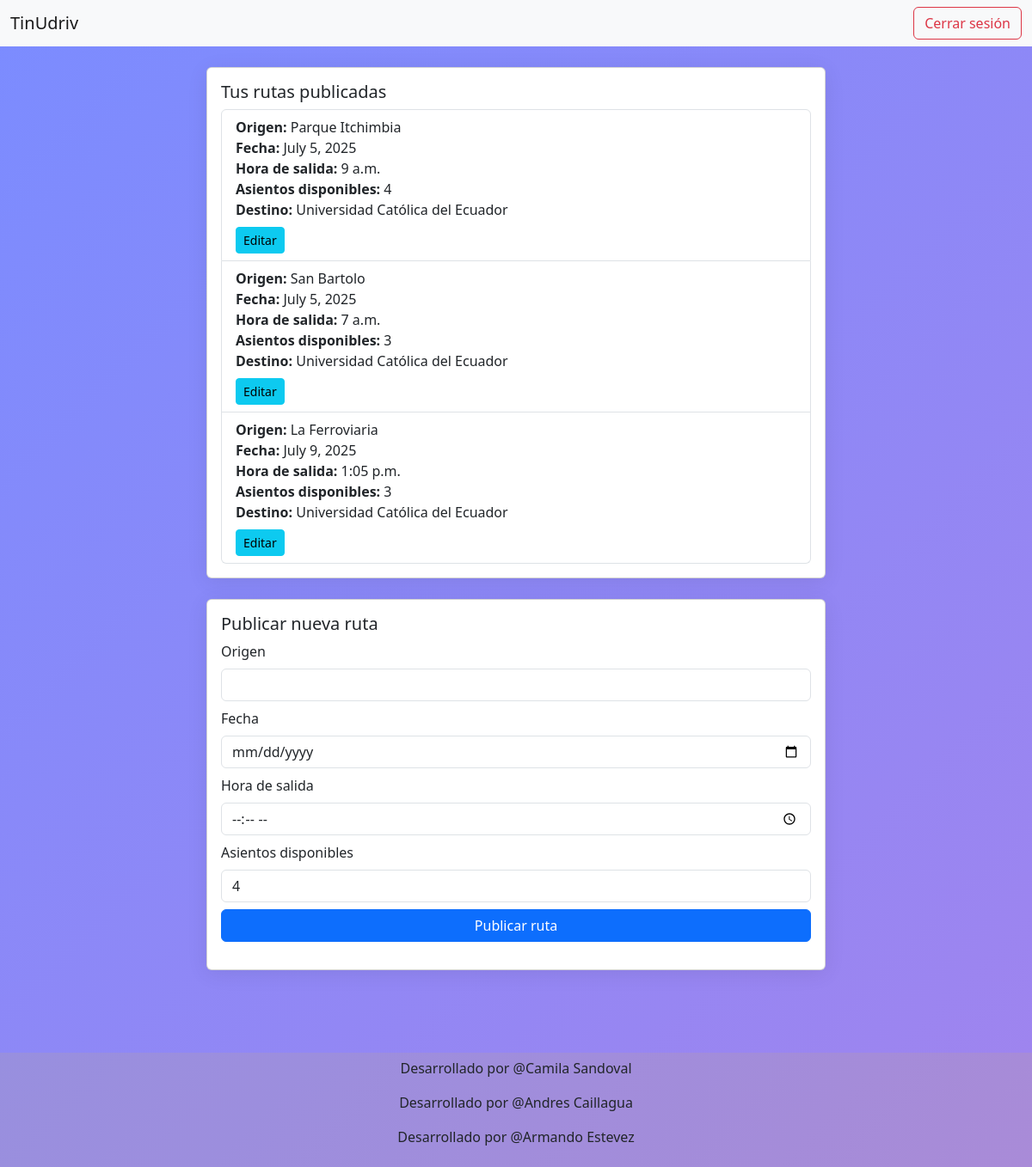
Before: /panel/ (signed in) with the older database file.
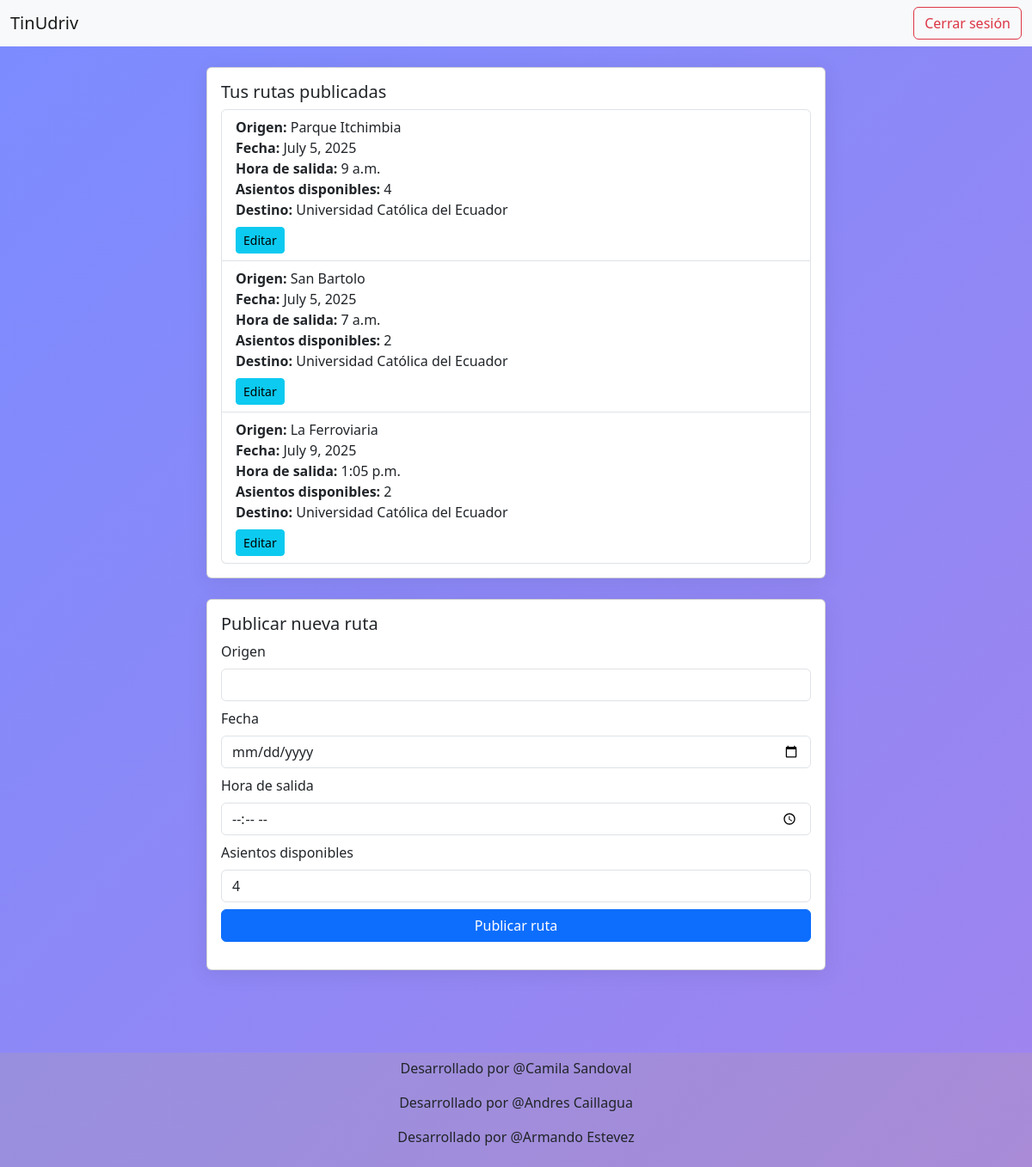
After: the same page with the newer database file.
### core/models.py (models this page shows, shortened)
class Ruta(models.Model):
    conductor = models.ForeignKey(Usuario, on_delete=models.CASCADE, related_name='rutas')
    origen = models.CharField(max_length=200)
    hora_salida = models.TimeField()
    fecha = models.DateField()
    sitio_llegada = models.CharField(max_length=200, default='Universidad Católica del Ecuador')
    asientos_disponibles = models.PositiveIntegerField(default=4)

### core/views.py (the view)
# urls.py: path('panel/', views.panel_view, name='panel'),
@login_required
def panel_view(request):
    if request.user.tipo_usuario == 'conductor':
        rutas = Ruta.objects.filter(conductor=request.user)
        return render(request, 'panel_conductor.html', {'rutas': rutas})
    else:
        rutas = Ruta.objects.filter(fecha__gte=timezone.now().date()).exclude(conductor=request.user)
        reservas = Reserva.objects.filter(pasajero=request.user)
        return render(request, 'panel_pasajero.html', {'rutas': rutas, 'reservas': reservas})

### core/templates/panel_conductor.html (shortened to what this page needs)
{% extends "base.html" %}
{% load widget_tweaks %}
{% load static %}
{% block content %}
<div class="container">
    <div class="row justify-content-center">
        <div class="col-md-8">
            <div class="card mb-4">
                <div class="card-body">
                    <h5 class="card-title">Tus rutas publicadas</h5>
                    {% if rutas %}
                        <ul class="list-group">
                        {% for ruta in rutas %}
                            <li class="list-group-item">
                                <b>Origen:</b> {{ ruta.origen }}<br>
                                <b>Fecha:</b> {{ ruta.fecha }}<br>
                                <b>Hora de salida:</b> {{ ruta.hora_salida }}<br>
                                <b>Asientos disponibles:</b> {{ ruta.asientos_disponibles }}<br>
                                <b>Destino:</b> {{ ruta.sitio_llegada }}<br>
                                <a href="{% url 'editar_ruta' ruta.id %}" class="btn btn-sm btn-info mt-2">Editar</a>
                            </li>
                        {% endfor %}
                        </ul>
                    {% else %}
                        <p>No has publicado rutas aún.</p>
                    {% endif %}
                </div>
            </div>
            <div class="card">
                <div class="card-body">
                    <h5 class="card-title">Publicar nueva ruta</h5>
                    <form method="post" action="{% url 'publicar_ruta' %}">
                        <div class="mb-2">
                            <label for="origen" class="form-label">Origen</label>
                            <input type="text" class="form-control" name="origen" required>
                        </div>
                        <div class="mb-2">
                            <label for="fecha" class="form-label">Fecha</label>
                            <input type="date" class="form-control" name="fecha" required>
                        </div>
                        <div class="mb-2">
                            <label for="hora_salida" class="form-label">Hora de salida</label>
                            <input type="time" class="form-control" name="hora_salida" required>
                        </div>
                        <div class="mb-2">
                            <label for="asientos_disponibles" class="form-label">Asientos disponibles</label>
                            <input type="number" class="form-control" name="asientos_disponibles" min="1" max="8" value="4" required>
                        </div>
                        <button type="submit" class="btn btn-primary w-100">Publicar ruta</button>
                    </form>
                </div>
            </div>
        </div>
    </div>
</div>
{% endblock content %}

Changed rows visible on the page:
changed Ruta "San Bartolo": asientos_disponibles "3" → "2"
changed Ruta "La Ferroviaria": asientos_disponibles "3" → "2"
